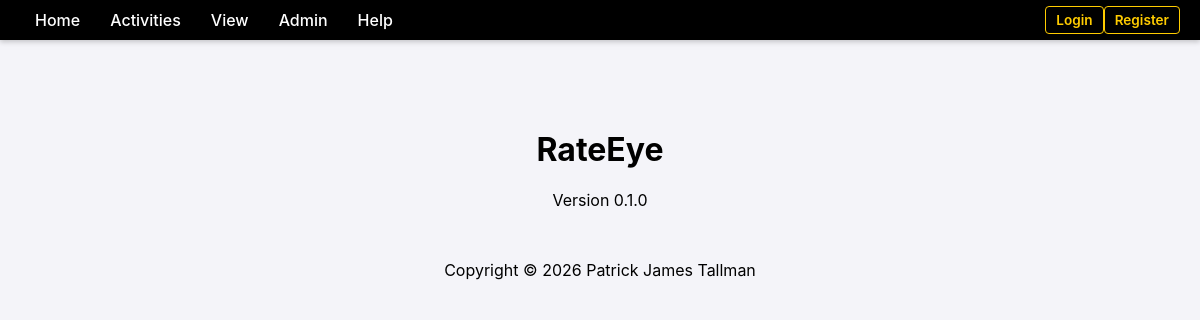
Before: /about with the older database file.
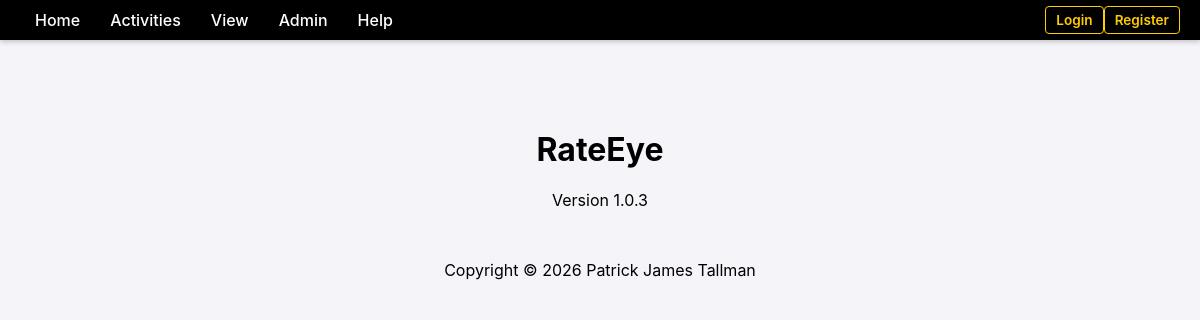
After: the same page with the newer database file.
### database.py (models this page shows)
class SystemSetting(Base):
    __tablename__ = "system_settings"
    name = Column(String, primary_key=True, index=True)
    value = Column(String)

### main.py (the view)
@app.get("/about", response_class=HTMLResponse, tags=[PageType.INFO])
async def about_page(
    request: Request,
    accept_language: str = Header(None),
    db: Session = Depends(get_db)
):
    t = get_text(accept_language)
    version = get_system_setting(db, "version", "Unknown")
    return templates.TemplateResponse(request, "about.html", {"t": t, "version": version})

### templates/about.html (shortened to what this page needs)
{% extends "base.html" %}
{% block content %}
<div style="text-align: center; margin-top: 50px;">
    <h1>RateEye</h1>
    <p>{{ t.label_version }} {{ version }}</p>
    <div style="margin-top: 50px;">
        <p>{{ t.label_copyright }} &copy; 2026 Patrick James Tallman</p>
    </div>
</div>
{% endblock %}

### templates/base.html (shortened to what this page needs)
<!DOCTYPE html>
<html>
<head>
    <link rel="stylesheet" href="/static/css/style.css">
</head>
<body>
    <div class="menu-bar">
        <div class="menu-item" data-href="/">{{ t.item_home or 'Home' }}</div>
        <div class="menu-item">{{ t.menu_activities or 'Activities' }}
        </div>
        <div class="menu-item">{{ t.menu_view }}
        </div>
        <div class="menu-item">{{ t.menu_admin or 'Admin' }}
        </div>
        <div class="menu-item">{{ t.menu_help }}
        </div>
        <div class="user-info">
            {% if user %}
                <span>{{ t.msg_logged_in_as }} {{ user.email }}</span>
                <a href="/logout" style="margin-right: 15px;">{{ t.nav_logout }}</a>
                <div class="menu-item" style="padding: 0;">
                    {% if user.photo_url %}
                        <img src="{{ user.photo_url }}" class="user-photo" alt="User Photo">
                    {% else %}
                        <div class="user-photo" style="display: flex; align-items: center; justify-content: center; font-size: 10px; color: #666;">
                            RP
                        </div>
                    {% endif %}
                    <div class="dropdown" style="left: auto; right: 0;">
                        <div data-href="/settings/user">{{ t.item_user_settings }}</div>
                    </div>
                </div>
            {% else %}
                <a href="/login">{{ t.nav_login }}</a>
                <a href="/register">{{ t.nav_register }}</a>
            {% endif %}
        </div>
    </div>
    <div class="content">
        {% block content %}{% endblock %}
    </div>
</body>
</html>

### static/css/style.css (style rules this page uses)
body { font-family: -apple-system, BlinkMacSystemFont, "Segoe UI", Roboto, Helvetica, Arial, sans-serif; margin: 0; padding: 0; background-color: #f4f4f9; }
.menu-bar { background-color: #000000; color: #ffffff; display: flex; padding: 0 20px; align-items: stretch; box-shadow: 0 2px 5px rgba(0,0,0,0.2); height: 40px; }
.menu-item { position: relative; padding: 0 15px; cursor: pointer; font-weight: 500; display: flex; align-items: center; }
.content { padding: 40px; max-width: 800px; margin: 0 auto; }
.user-info { margin-left: auto; display: flex; align-items: center; color: white; font-size: 0.85em; }
.user-info a { color: #ffcc00; font-weight: 600; text-decoration: none; padding: 5px 10px; border: 1px solid #ffcc00; border-radius: 4px; }

Changed rows visible on the page:
changed SystemSetting "Version": value "0.1.0" → "1.0.3"
